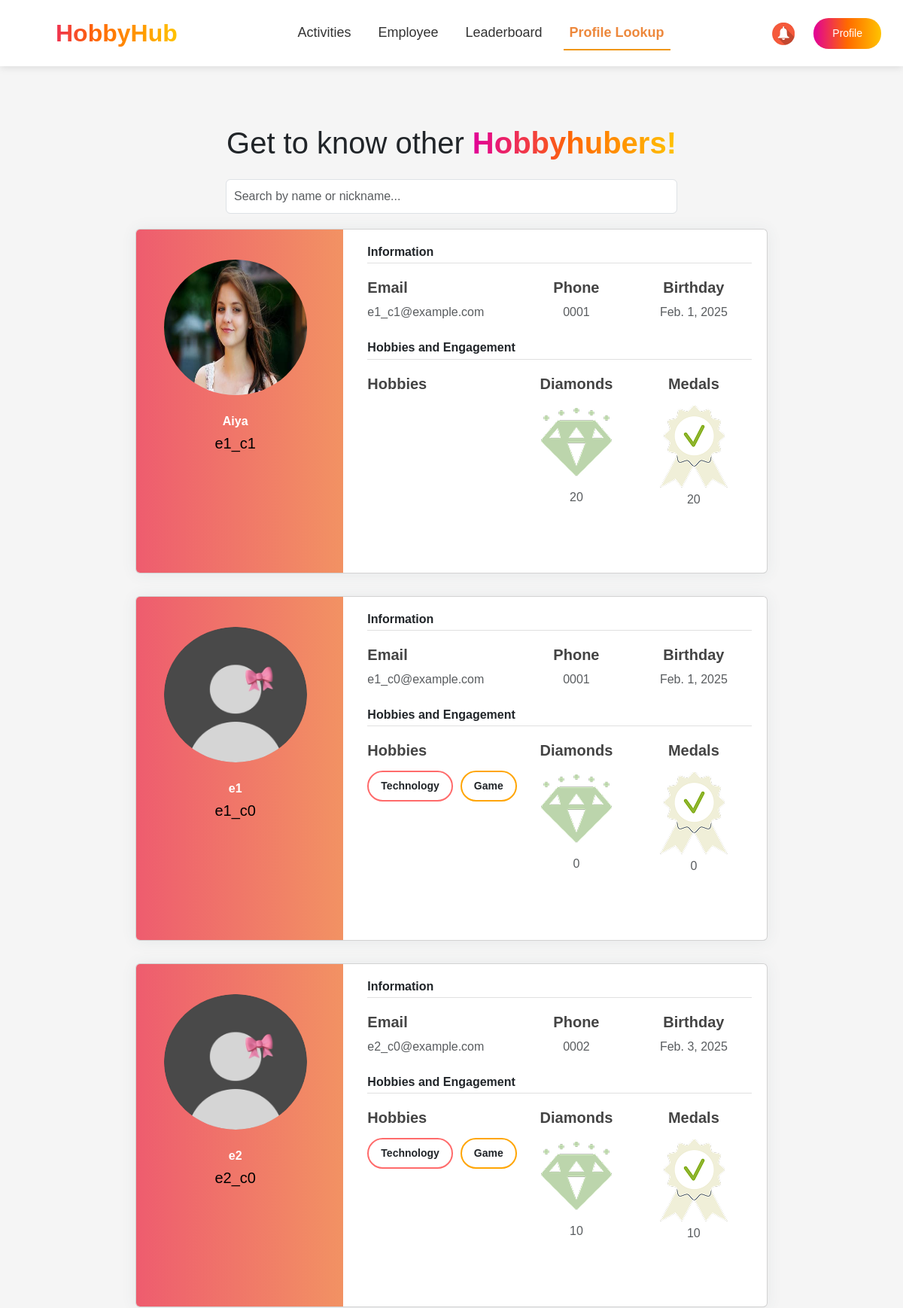
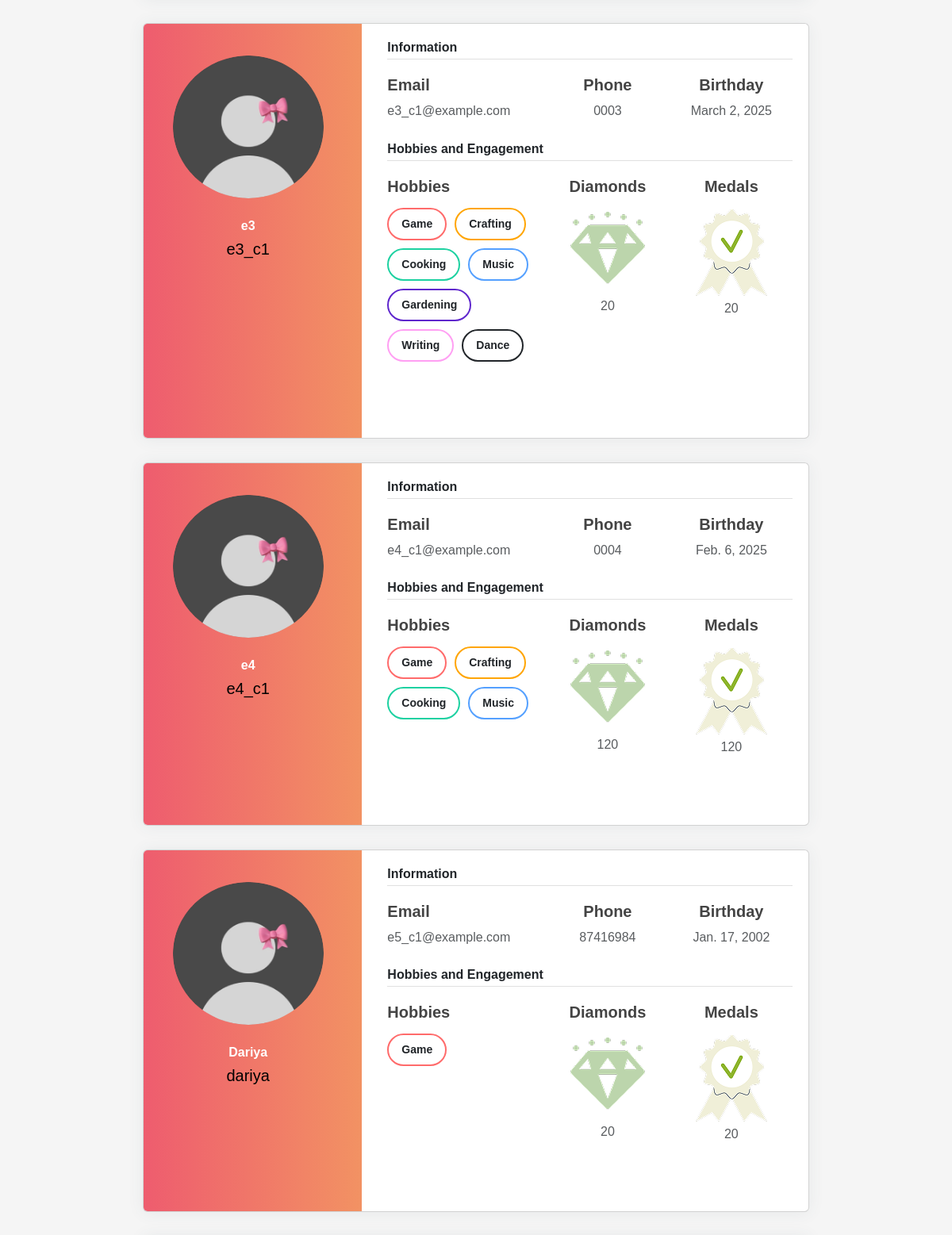
The page /organizer_profile_lookup/ (upper part) on the database its author committed (2 pictures, top to bottom).
### events/models.py (models this page shows, shortened)
class Employee(models.Model):
    nickname = models.CharField(max_length=100, primary_key=True, verbose_name="Nickname")
    name = models.CharField(max_length=255, verbose_name="Name")
    last_name = models.CharField(max_length=255, verbose_name="Last Name")
    number = models.CharField(max_length=20, verbose_name="Number")
    join_date = models.DateField(verbose_name="Join Date")
    date_of_birth = models.DateField(null=True, blank=True, verbose_name="Date of Birth")
    receive_sms_notifications = models.BooleanField(default=True, verbose_name="Receive SMS Notifications")
    receive_email_notifications = models.BooleanField(default=True, verbose_name="Receive Email Notifications")
    receive_reminders = models.BooleanField(default=True, verbose_name="Receive Reminders")
    social_id = models.CharField(max_length=255, blank=True, null=True)  # ID из социальной сети
    social_provider = models.CharField(max_length=50, blank=True, null=True)  # Провайдер (Google, Facebook и т.д.)
    company = models.ForeignKey(
        Company,
        to_field='company_id',
        on_delete=models.CASCADE,
        verbose_name="Company"
    )
    gender = models.CharField(max_length=10, choices=[('Male', 'Male'), ('Female', 'Female')], verbose_name="Gender")
    mail = models.EmailField(unique=True, verbose_name="Email")
    password = models.CharField(max_length=255, verbose_name="Password")
    is_approved = models.BooleanField(default=False, verbose_name="Approved")
    profile_photo = models.ImageField(upload_to='profile_photos/', null=True, blank=True, verbose_name="Profile Photo")
    hobbies = models.ManyToManyField(Hobby, blank=True, related_name='employees')
    diamonds = models.IntegerField(default=0, verbose_name="Diamonds")

class Hobby(models.Model):
    name = models.CharField(max_length=100, unique=True, verbose_name="Hobby Name")

### events/views.py (the view, shortened to what this page needs)
# urls.py: path('organizer_profile_lookup/', organizer_profile_lookup, name='organizer_profile_lookup'),
def organizer_profile_lookup(request):
    employees = Employee.objects.filter(is_approved=True)
    nickname = request.session.get("nickname")
    if not nickname:
        return render(request, 'organizer_profile_lookup.html', {'employees': employees, 'error': "User not found."})

### events/templates/organizer_profile_lookup.html (shortened to what this page needs)
{% extends "organizer_base.html" %}
{% load static %}
{% block extra_css %}
    <link rel="stylesheet" href="{% static 'css/organizer-styles.css' %}">
    <link rel="stylesheet" href="{% static 'css/profile_lookup.css' %}">
    <link rel="stylesheet" href="{% static 'css/sass_styles.css' %}">
    <link rel="stylesheet" href="https://cdn.jsdelivr.net/npm/bootstrap@5.3.0/dist/css/bootstrap.min.css">
    <link rel="stylesheet" href="{% static 'css/organizer-styles.css' %}">
    <link href="https://fonts.cdnfonts.com/css/gilroy-bold" rel="stylesheet">
    <link rel="stylesheet" href="https://cdn.jsdelivr.net/npm/swiper/swiper-bundle.min.css">
    {% endblock %}
{% block content %}
<section class="profile_lookup">
    <div class="profiles">
        <h3 class="main-header">Get to know other <span class="gradient-text">Hobbyhubers!</span></h3>
        <div class="search-container">
            <input type="text" id="searchBar" placeholder="Search by name or nickname..." class="form-control">
        </div>
        <div class="cards">
            {% for employee in employees %}
            <div class="card user-card-full">
                <div class="row m-l-0 m-r-0">
                    <div class="col-sm-4 bg-c-lite-green user-profile">
                        <div class="card-block text-center text-white">
                            <div class="m-b-25">
                                <img src="{% if employee.profile_photo %}{{ employee.profile_photo.url }}{% else %}{% static 'images/profile_photo.png' %}{% endif %}" class="img-radius" alt="User-Profile-Image">
                            </div>
                            <h6 class="f-w-600">{{ employee.name }}</h6>
                            <p>{{ employee.nickname }}</p>
                        </div>
                    </div>
                    <div class="col-sm-8">
                        <div class="card-block">
                            <h6 class="m-b-20 p-b-5 b-b-default f-w-600">Information</h6>
                            <div class="row">
                                <div class="col-sm-5">
                                    <p class="m-b-10 f-w-600">Email</p>
                                    <h6 class="text-muted f-w-400">{{ employee.mail }}</h6>
                                </div>
                                <div class="col-sm-3">
                                    <p class="m-b-10 f-w-600">Phone</p>
                                    <h6 class="text-muted f-w-400">{{ employee.number }}</h6>
                                </div>
                                <div class="col-sm-4">
                                    <p class="m-b-10 f-w-600">Birthday</p>
                                    <h6 class="text-muted f-w-400">{{ employee.date_of_birth }}</h6>
                                </div>
                            </div>
                            <h6 class="m-b-20 m-t-40 p-b-5 b-b-default f-w-600">Hobbies and Engagement</h6>
                            <div class="row">
                                <div class="col-sm-5">
                                    <p class="m-b-10 f-w-600" style="padding-bottom: 4px;">Hobbies</p>
                                    <ul class="listed">
                                        {% for hobby in employee.hobbies.all %}
                                            <li>{{ hobby.name }}</li>
                                        {% endfor %}
                                    </ul>
                                </div>
                                <div class="col-sm-3">
                                    <p class="m-b-10 f-w-600">Diamonds</p>
                                    <img src="{% static 'images/sp_diamond.png' %}" class="img_diamond">
                                    <h6 class="text-muted f-w-400">{{ employee.diamonds }}</h6>
                                </div>
                                <div class="col-sm-4">
                                    <p class="m-b-10 f-w-600">Medals</p>
                                    <img src="{% static 'images/medal.png' %}" class="img_medal">
                                    <h6 class="text-muted f-w-400">{{ employee.diamonds }}</h6>
                                </div>
                            </div>
                            <ul class="social-link list-unstyled m-t-40 m-b-10">
                                <li></li>
                                <li><a href="#!" data-toggle="tooltip" data-placement="bottom" title="" data-original-title="twitter" data-abc="true"></a></li>
                                <li></li>
                            </ul>
                        </div>
                    </div>
                </div>
        </div>
            {% endfor %}
        </div>
    </div>
</section>
{% endblock %}

### events/static/css/organizer-styles.css (style rules this page uses)
body { font-family: 'Gilroy-Medium', sans-serif; background-color: #F5F5F5; }
body h1, h2, h3, h4,h5,h6, header { font-family: 'Gilroy-Bold', sans-serif; }
p { color: #000000; font-weight: 400; font-size: 20px; }
.gradient-text { background: linear-gradient(90deg, #E10098 0%, #FF6A00 50%, #FFC300 100%); -webkit-background-clip: text; -webkit-text-fill-color: transparent; font-weight: bold; }

### events/static/css/profile_lookup.css (style rules this page uses)
.user-card-full { overflow: hidden; }
.profile_lookup { margin-top: 150px; }
.cards { display: flex; flex-direction: column; align-items: center; }
.card { width:70%; border-radius: 5px; -webkit-box-shadow: 0 1px 20px 0 rgba(69,90,100,0.08); box-shadow: 0 1px 20px 0 rgba(69,90,100,0.08); border: none; margin-bottom: 30px; }
.m-r-0 { margin-right: 0px; }
.m-l-0 { margin-left: 0px; }
.user-card-full .user-profile { border-radius: 5px 0 0 5px; }
.bg-c-lite-green { background: -webkit-gradient(linear, left top, right top, from(#f29263), to(#ee5a6f)); background: linear-gradient(to right, #ee5a6f, #f29263); }
.user-profile { padding: 20px 0; }
.card-block { padding: 1.25rem; }
.m-b-25 { margin-bottom: 25px; }
.img-radius { border-radius: 50%; width: 190px; height: 180px; }
.main-header { width: 100%; height: 5rem; line-height: 5rem; font-size: 2.5rem; text-align: center; }
h6 { font-size: 14px; }
.card .card-block p { line-height: 25px; }
.b-b-default { border-bottom: 1px solid #e0e0e0; }
.m-b-20 { margin-bottom: 20px; }
.p-b-5 { padding-bottom: 5px !important; }
.m-b-10 { margin-bottom: 10px; color: #444; }
.text-muted { color: #919aa3 !important; }
.f-w-600 { font-weight: 600; }
.m-t-40 { margin-top: 20px; }
.m-b-10 { margin-bottom: 10px; }
.user-card-full .social-link li { display: inline-block; }
.col-sm-4 { text-align: center; justify-content: center; }
.col-sm-3 { text-align: center; justify-content: center; }
.img_diamond { padding: 9px 0; }
.listed { list-style: none; padding: 0; display: flex; flex-wrap: wrap; gap: 10px; }
.listed li { background: white; padding: 8px 16px; border-radius: 50px; border: 2px solid; font-size: 14px; font-weight: bold; text-align: center; display: inline-block; transition: 0.3s ease-in-out; }
.listed li:nth-child(1) { border-color: #ff6b6b; }
.listed li:nth-child(2) { border-color: #ffa502; }
.listed li:nth-child(3) { border-color: #1dd1a1; }
.listed li:nth-child(4) { border-color: #54a0ff; }
.listed li:nth-child(5) { border-color: #5f27cd; }
.listed li:nth-child(6) { border-color: #ff9ff3; }
.search-container { width: 100%; display: flex; justify-content: center; margin-bottom: 20px; }
#searchBar { width: 50%; padding: 10px; font-size: 16px; }

### rows shown on the page
Employee: profile_photo (picture), name "Aiya", nickname "e1_c1", mail "e1_c1@example.com", number "0001", date_of_birth "Feb. 1, 2025", diamonds "20"
Employee: name "e1", nickname "e1_c0", mail "e1_c0@example.com", number "0001", date_of_birth "Feb. 1, 2025", diamonds "0"
Hobby: name "Technology"
Hobby: name "Game"
Employee: name "e2", nickname "e2_c0", mail "e2_c0@example.com", number "0002", date_of_birth "Feb. 3, 2025", diamonds "10"
Employee: name "e3", nickname "e3_c1", mail "e3_c1@example.com", number "0003", date_of_birth "March 2, 2025", diamonds "20"
Hobby: name "Crafting"
Hobby: name "Cooking"
Hobby: name "Music"
Hobby: name "Gardening"
Hobby: name "Writing"
Hobby: name "Dance"
Employee: name "e4", nickname "e4_c1", mail "e4_c1@example.com", number "0004", date_of_birth "Feb. 6, 2025", diamonds "120"
Employee: name "Dariya", nickname "dariya", mail "e5_c1@example.com", number "87416984", date_of_birth "Jan. 17, 2002", diamonds "20"
